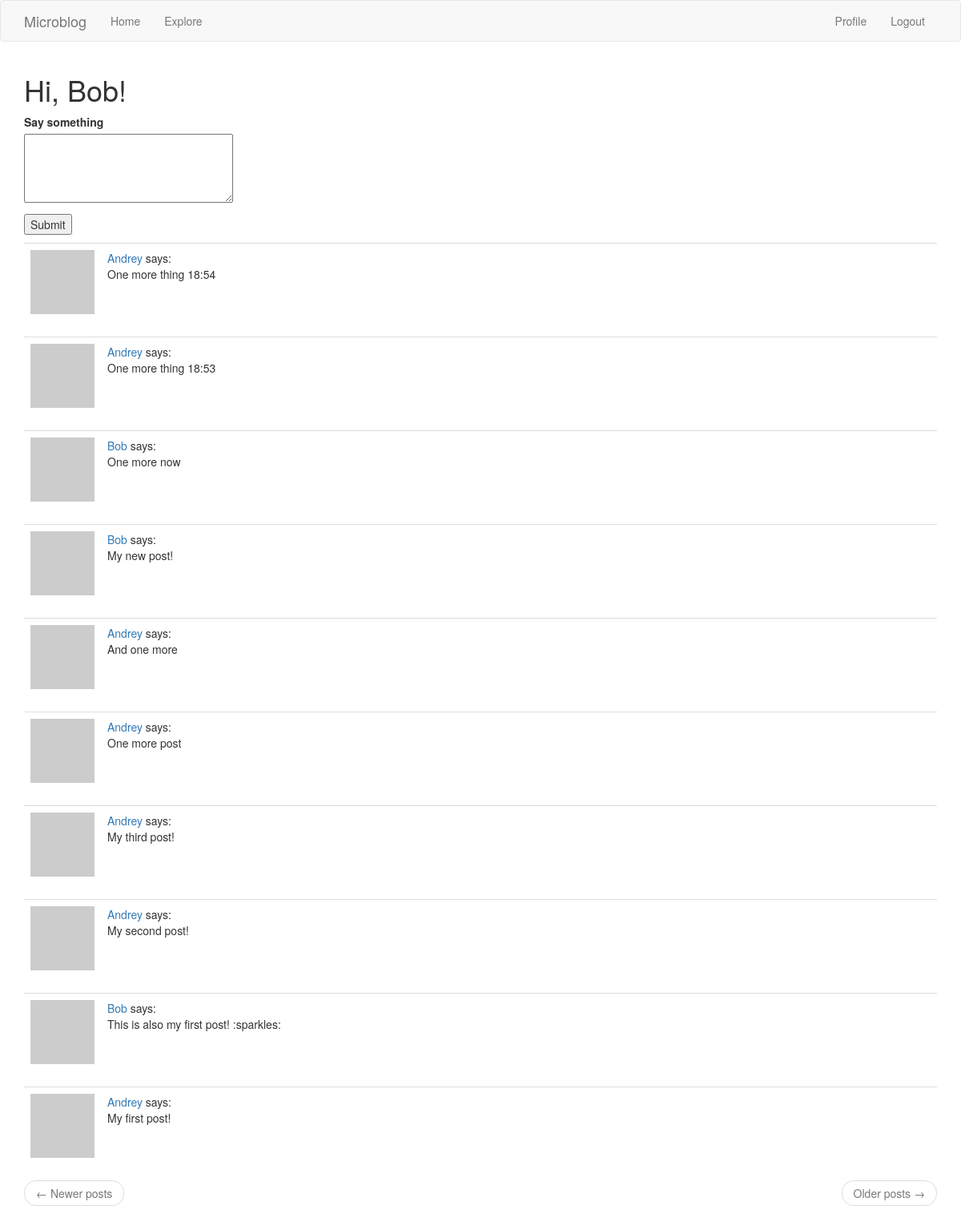
The page /index (signed in) on the database its author committed.
### app/models.py (models this page shows, shortened)
class User(UserMixin, db.Model):
    id = db.Column(db.Integer, primary_key=True)
    username = db.Column(db.String(64), index=True, unique=True)
    email = db.Column(db.String(120), index=True, unique=True)
    password_hash = db.Column(db.String(128))
    posts = db.relationship('Post', backref='author', lazy='dynamic')
    about_me = db.Column(db.String(140))
    last_seen = db.Column(db.DateTime, default=datetime.utcnow)
    followed = db.relationship('User', secondary=followers,
                               primaryjoin=(followers.c.follower_id == id),
                               secondaryjoin=(followers.c.followed_id == id),
                               backref=db.backref('followers', lazy='dynamic'),
                               lazy='dynamic')
    def avatar(self, size):
        digest = md5(self.email.lower().encode('utf-8')).hexdigest()
        return f'https://www.gravatar.com/avatar/{digest}?d=identicon&s={size}'
    def followed_posts(self):
        followed = Post.query.join(
            followers, (followers.c.followed_id == Post.user_id)).filter(
                followers.c.follower_id == self.id)
        own = Post.query.filter_by(user_id=self.id)
        return followed.union(own).order_by(Post.timestamp.desc())

class Post(db.Model):
    id = db.Column(db.Integer, primary_key=True)
    body = db.Column(db.String(140))
    timestamp = db.Column(db.DateTime, index=True, default=datetime.utcnow)
    user_id = db.Column(db.Integer, db.ForeignKey('user.id'))

### app/routes.py (the view)
@app.route('/', methods=['GET', 'POST'])
@app.route('/index', methods=['GET', 'POST'])
@login_required
def index():
    form = PostForm()
    if form.validate_on_submit():
        post = Post(body=form.post.data, author=current_user)
        db.session.add(post)
        db.session.commit()
        flash('Your post is now live')
        return redirect(url_for('index'))
    page = request.args.get('page', 1, type=int)
    posts = current_user.followed_posts().paginate(
        page, app.config['POSTS_PER_PAGE'], False)
    next_url = url_for('index', page=posts.next_num) \
        if posts.has_next else None
    prev_url = url_for('index', page=posts.prev_num) \
        if posts.has_prev else None
    return render_template('index.html',
                           title='Home',
                           form=form,
                           posts=posts.items,
                           next_url=next_url,
                           prev_url=prev_url)

### app/forms.py
class PostForm(FlaskForm):
    post = TextAreaField('Say something', validators=[
        DataRequired(), Length(min=1, max=140)])
    submit = SubmitField('Submit')

### app/models.py (called while the page is built)
@login.user_loader
def load_user(id):
    return User.query.get(int(id))

### app/routes.py (called while the page is built)
@app.before_request
def before_request():
    if current_user.is_authenticated:
        current_user.last_seen = datetime.utcnow()
        db.session.commit()

### app/templates/index.html (shortened to what this page needs)
{% extends "base.html" %}
{% block app_content %}
    <h1>Hi, {{ current_user.username }}!</h1>
    {% if form %}
    <form action="" method="post">
        <p>
            {{ form.post.label }}<br>
            {{ form.post(cols=32, rows=4)  }}
        </p>
        <p>{{ form.submit() }}</p>
    </form>
    {% endif %}
    {% for post in posts %}
        {% include "_post.html" %}
    {% endfor %}
    <nav aria-label="...">
        <ul class="pager">
            <li class="previous{% if not prev_url %} disabled{% endif %}">
                <a href="{{ prev_url or '#' }}">
                    <span aria-hidden="true">&larr;</span> Newer posts
                </a>
            </li>
            <li class="next{% if not next_url %} disabled{% endif %}">
                <a href="{{ next_url or '#' }}">
                    Older posts <span aria-hidden="true">&rarr;</span>
                </a>
            </li>
        </ul>
    </nav>
{% endblock %}

### app/templates/_post.html
<table class="table table-hover">
    <tr>
        <td width="70px">
            <a href="{{ url_for('user', username=post.author.username) }}">
                <img src="{{ post.author.avatar(36) }}" />
            </a>
        </td>
        <td>
            <a href="{{ url_for('user', username=post.author.username) }}">
                {{ post.author.username }}
            </a>
            says:
            <br>
            {{ post.body }}
        </td>
    </tr>
</table>

### rows shown on the page
User: username "Bob"
Post: author.username "Andrey", body "One more thing 18:54"
Post: author.username "Andrey", body "One more thing 18:53"
Post: author.username "Bob", body "One more now"
Post: author.username "Bob", body "My new post!"
Post: author.username "Andrey", body "And one more"
Post: author.username "Andrey", body "One more post"
Post: author.username "Andrey", body "My third post!"
Post: author.username "Andrey", body "My second post!"
Post: author.username "Bob", body "This is also my first post! :sparkles:"
Post: author.username "Andrey", body "My first post!"

### other values the page prints
{{ ('Home') }} "Home"
{{ ('Explore') }} "Explore"
{{ ('Profile') }} "Profile"
{{ ('Logout') }} "Logout"
